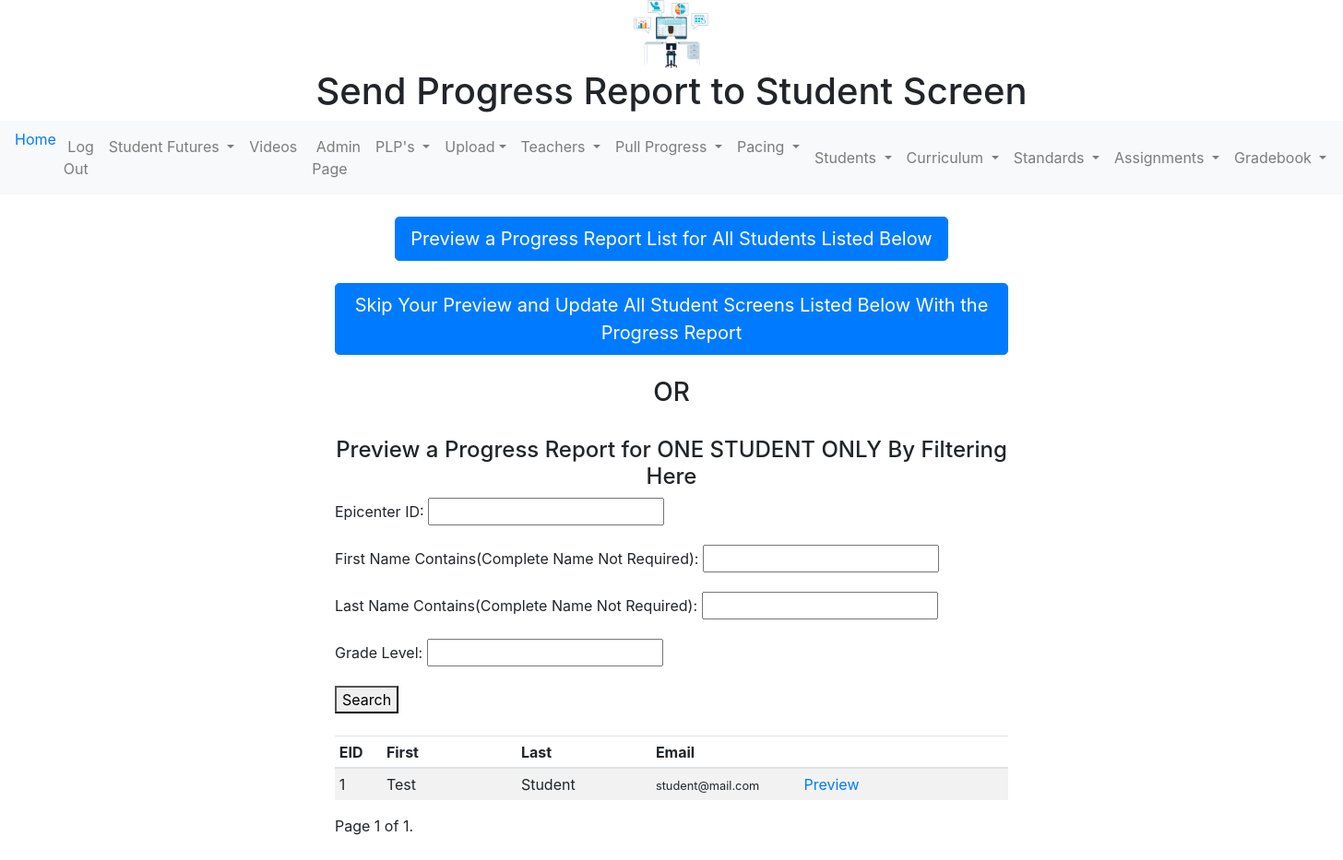
Page /report-progress/19-20-A/ (signed in) on the committed database.
### mygrades/models.py (models this page shows, shortened)
class Student(models.Model):
    GRADELEVEL = [
        ("PK", "Pre-K"),
        ("K", "K"),
        ("1", "1"),
        ("2", "2"),
        ("3", "3"),
        ("4", "4"),
        ("5", "5"),
        ("6", "6"),
        ("7", "7"),
        ("8", "8"),
        ("High School", "High School"),
    ]
    epicenter_id = models.CharField(
        null=False, blank=False, unique=True, max_length=10
    )
    last_name = models.CharField(null=False, max_length=50)
    first_name = models.CharField(null=False, max_length=50)
    email = models.EmailField(null=False, max_length=120)
    phone_number = models.CharField(null=False, max_length=50)
    additional_email = models.EmailField(max_length=120, null=True)
    additional_phone_number = models.CharField(max_length=20, null=True)
    grade = models.CharField(max_length=20, choices=GRADELEVEL, null=False)
    curriculum = models.ForeignKey('curriculum', null=True, blank=True, on_delete=models.SET_NULL)
    teacher_email = models.CharField(max_length=75, null=False)
    birthdate = models.DateField(max_length=30, null=True)
    goog_calendar = models.CharField(max_length=200, null=True)

### mygrades/views.py (the view)
# urls.py: path("report-progress/<str:asem>/", report_progress_step1, name="report_progress_step1"),
@login_required
def report_progress_step1(request, asem):
    my_title = "Send Progress Report to Student Screen"
    qs = Student.objects.filter(teacher_email=request.user.email)
    student_filter = StudentFilter(request.GET, queryset=qs)
    p = Paginator(student_filter.qs, 10)
    page = request.GET.get('page',1)
    object_list = p.get_page(page)
    template_name = "report_progress_step1.html"
    context = {"object_list": object_list, "filter": student_filter, "title": my_title, "semester": asem}
    return render(request, template_name, context)

### mygrades/templates/report_progress_step1.html (shortened to what this page needs)
{% extends "base.html" %}
{% block content %}
<br/>
<center>
    <a class="btn btn-primary btn-lg" href="{% url "report_progress_step2" asem=semester %}?{{ filter.form.data.urlencode }}" role="button">Preview a Progress Report List for All Students Listed Below</a><br/><br/>
    <a class="btn btn-primary btn-lg" href="{% url "report_progress_step2" asem=semester %}?{{ filter.form.data.urlencode }}&preview=false" role="button">Skip Your Preview and Update All Student Screens Listed Below With the Progress Report</a><br/><br/>
    <h3>OR</h3><br/>
</center>
<h4 align="center">Preview a Progress Report for ONE STUDENT ONLY By Filtering Here</h4>
<form method="get">
    {{ filter.form.as_p }}
    <button type="submit">Search</button>
</form>
<br/>
<table class="table table-sm table-striped">
<thead>
<tr>
  <th style="width: 7%">EID</th>
  <th style="width: 20%">First</th>
  <th style="width: 20%">Last</th>
  <th style="width: 22%">Email</th>
  <th></th>
</tr>
<thead>
<tbody>
{% for object in object_list %}
{% include 'report_progress_inline.html'%}
{% endfor %}
</tbody>
</table>
<div class="pagination">
    <span class="step-links">
        <span class="current">
            Page {{ object_list.number }} of {{ object_list.paginator.num_pages }}.
        </span>
    </span>
</div>
{% endblock %}

### mygrades/templates/report_progress_inline.html
<tr>
    <td>{{ object.epicenter_id }}</td><td>{{ object.first_name }}</td><td>{{ object.last_name }}</td><td><small>{{ object.email }}</small></td><td><a href='{% url "report_progress_step2" asem=semester %}?student_pk={{ object.pk }}' >Preview</a></td>
</tr>

### rows in the picture
Student: epicenter_id "1", first_name "Test", last_name "Student", email "student@mail.com"

### other values in the picture
{{ title }} "Send Progress Report to Student Screen"
{{ object_list.number }} "1"
{{ object_list.paginator.num_pages }} "1"
